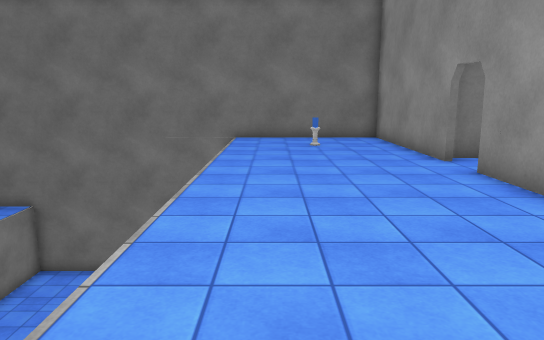
[1] (above)

12 first-person views from a walk through a Unity game level. The camera is 1.5 m above the floor, tilts 10° down and sees 70° across. Doors are open. The floor is counted in squares, 1 m on a side. Each view is taken from the middle of a square. On the plan, view 1 faces up. The plan holds only what a view shows up to about 17 squares ahead; the rest is blank. The place goes on beyond the plan. Some surface patterns are stand-ins.

[2]
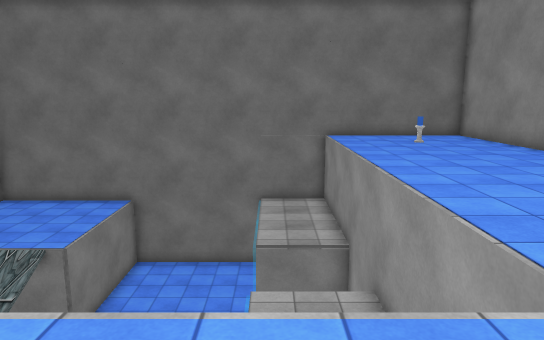

[3]
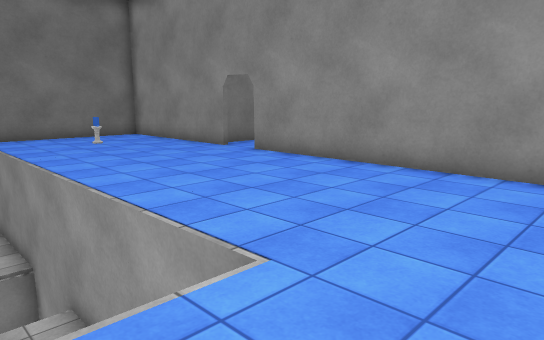

[4]
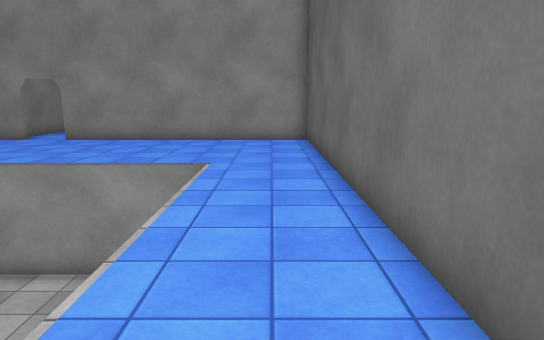

[5]
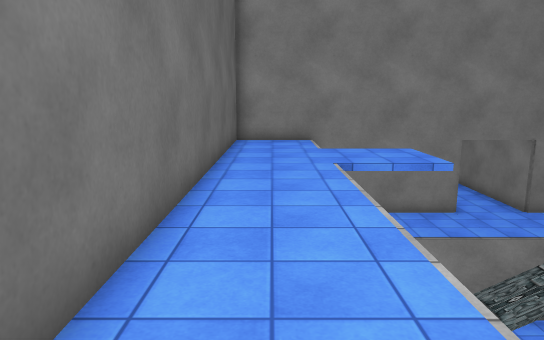

[6]
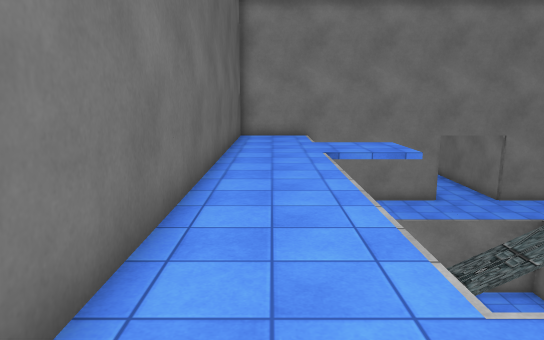

[7]
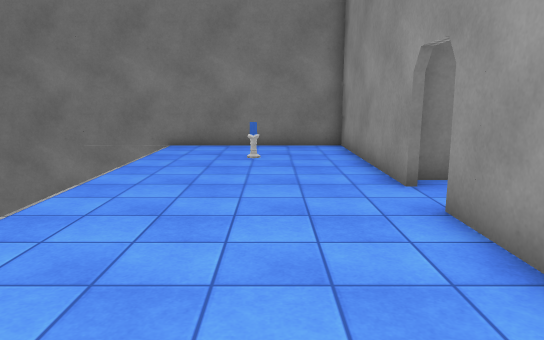

[8]
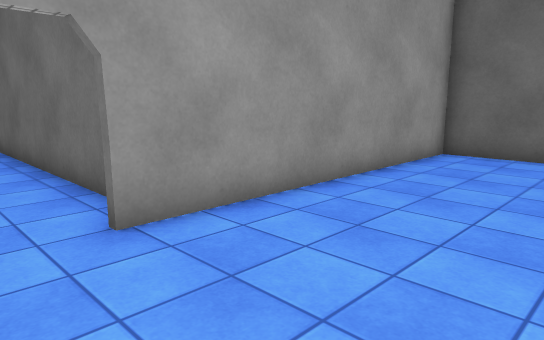

[9]
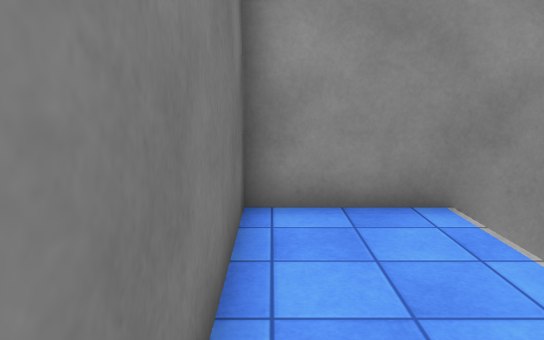

[10]
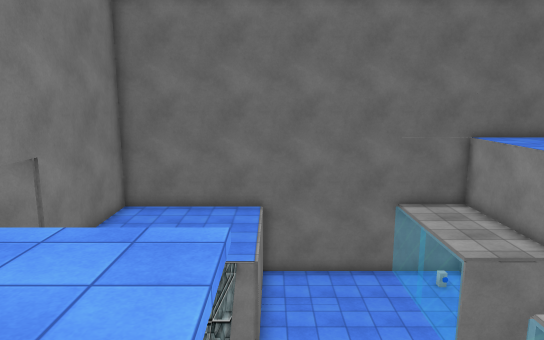

[11]
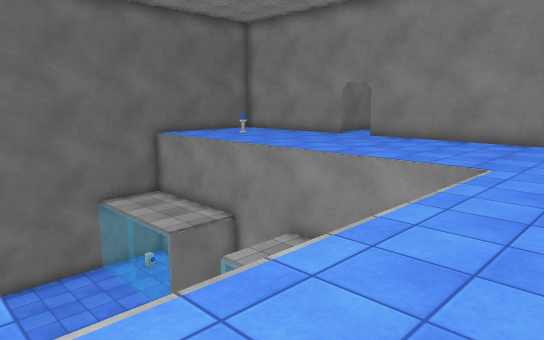

[12]
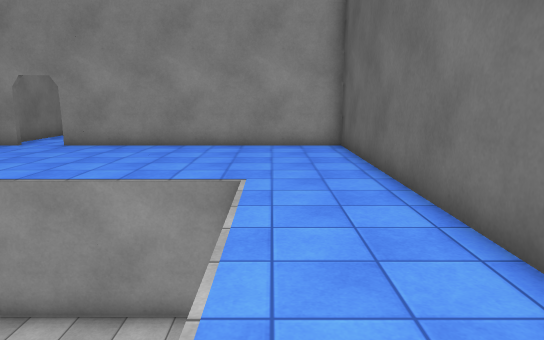

### Floor plan
Key: @ floor where view 1 was taken; # wall or solid block; . floor; D open door; v drop or lower ground; G gem.
Columns run from 18 left of view 1 to 14 right of it. Each row starts with its distance up from view 1.
 17  ##       ##############
 16  #vvvvvvvvvvvvvvv......#
 15  #vvvvvvvvvvvvvvv......#
 14  #vvvvvvvvvvvvvvv...G..#
 13  #v vvvvvvvvvvvvv......#
 12  #vvvvvvvvvvvvvvv......#
 11  #vvvvvvvvvvvvvvv......####
 10 vvvvvvvv      vvv......#...
  9  vvvvvvv        v.....DD....
  8  vvvvvvv      v v......#........
  7   vvvvvv      vvv......##########
  6   vvvv        vvv......#
  5   vvvv        vvv......#
  4   v  ...        v......#
  3   v  ...        v......#
  2  #vvv...vvvvvvvvv......#
  1  #.....................#
  0  #................@....#
 -1  #.....................#
 -2  #######################

Where each view was taken, in squares from view 1:
view 1: 0 up, 0 right, facing up
view 2: 1 down, 4 left, facing up
view 3: 1 down, 4 left, facing up-right
view 4: 0 up, 11 left, facing right
view 5: 0 up, 1 left, facing left
view 6: 0 up, 1 right, facing left
view 7: 3 up, 2 right, facing up
view 8: 10 up, 0 right, facing down-right
view 9: 1 down, 11 left, facing left
view 10: 0 up, 10 left, facing up
view 11: 1 down, 11 left, facing up-right
view 12: 1 up, 9 left, facing right
